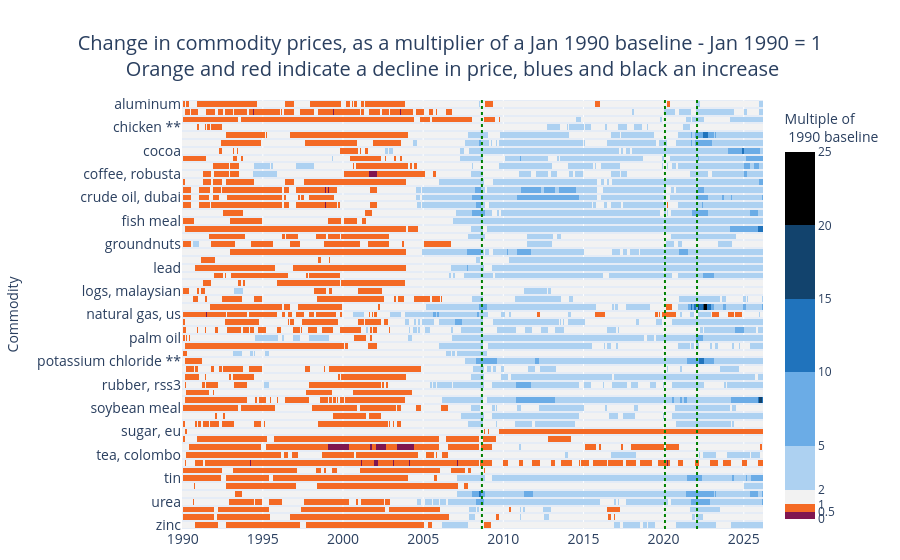

Notebook code cell kept with this figure:
### Code cell
# Visualising commodity price movement as a multiple of 1990 baseline

colorscale = [
    (0, "#801650")
    , (0.5 / max_multiplier, "#801650")
    , (0.5 / max_multiplier, "#F46A25")
    , (1 / max_multiplier, "#F46A25")
    , (1 / max_multiplier, "#F2F2F2")
    , (2 / max_multiplier, "#F2F2F2")
    , (2 / max_multiplier, "#ADD1F1")
    , (5 / max_multiplier, "#ADD1F1")
    , (5 / max_multiplier, "#6BACE6")
    , (10 / max_multiplier, "#6BACE6")
    , (10 / max_multiplier, "#2073BC")
    , (15 / max_multiplier, "#2073BC")
    , (15 / max_multiplier, "#12436D")
    , (20 / max_multiplier, "#12436D")
    , (20 / max_multiplier, "#000000")
    , (1.00, "#000000")
]

fig = go.Figure(
    go.Heatmap(
        z = change_df.values
        , x = change_df.columns   
        , y = change_df.index    
        , colorscale = colorscale
        , zmin = 0
        , zmax = max_multiplier
        , ygap = 2 
        , xgap = 0 
        , colorbar = dict(tickvals = [0, 0.5, 1,  2, 5, 10, 15, 20, 25], title = "Multiple of <br> 1990 baseline")))

fig.update_layout(height = 1250
                  , xaxis = dict(side = "bottom", tickfont = dict(size = 14))
                  , yaxis = dict(title = "Commodity", autorange = "reversed", tickfont = dict(size = 14))
                  , margin = dict(t = 100, b = 25)
                  , title = dict(text = "Change in commodity prices, as a multiplier of a Jan 1990 baseline - Jan 1990 = 1<br> Orange and red indicate a decline in price, blues and black an increase", x = 0.5, font = dict(size = 20)))
fig.add_vline(x = "2008-09-01", line_dash="dot", line_color="green")
fig.add_vline(x = "2020-02-01", line_dash="dot", line_color="green")
fig.add_vline(x = "2022-02-01", line_dash="dot", line_color="green")
fig.show()

### Figure 1 — Plotly figure (JSON) as saved in the notebook; plotly's stock layout.template omitted (floating-point values rounded to 4 significant figures; data arrays with more than 128 entries replaced by an {"elided": "..."} marker saying what was removed)
{"data": [{"colorbar": {"tickvals": [0, 0.5, 1, 2, 5, 10, 15, 20, 25], "title": {"text": "Multiple of <br> 1990 baseline"}}, "colorscale": [[0, "#801650"], [0.02, "#801650"], [0.02, "#F46A25"], [0.04, "#F46A25"], [0.04, "#F2F2F2"], [0.08, "#F2F2F2"], [0.08, "#ADD1F1"], [0.2, "#ADD1F1"], [0.2, "#6BACE6"], [0.4, "#6BACE6"], [0.4, "#2073BC"], [0.6, "#2073BC"], [0.6, "#12436D"], [0.8, "#12436D"], [0.8, "#000000"], [1, "#000000"]], "type": "heatmap", "x": {"elided": "435 str values"}, "xgap": 0, "y": ["aluminum", "banana, us", "beef **", "chicken **", "coal, australian", "coal, south african **", "cocoa", "coconut oil", "coffee, arabica", "coffee, robusta", "copper", "crude oil, brent", "crude oil, dubai", "crude oil, wti", "dap", "fish meal", "gold", "groundnut oil **", "groundnuts", "iron ore, cfr spot", "lamb **", "lead", "liquefied natural gas, japan", "logs, cameroon", "logs, malaysian", "maize", "natural gas, europe", "natural gas, us", "nickel", "orange", "palm oil", "platinum", "plywood", "potassium chloride **", "rice, thai 5%", "rice, thai a.1", "rubber, rss3", "sawnwood, malaysian", "silver", "soybean meal", "soybean oil", "soybeans", "sugar, eu", "sugar, us", "sugar, world", "tea, colombo", "tea, kolkata", "tea, mombasa", "tin", "tobacco, us import u.v.", "tsp", "urea", "wheat, us hrw", "wheat, us srw", "zinc"], "ygap": 2, "z": {"elided": "55x435 float values"}, "zmax": 25, "zmin": 0}], "layout": {"autosize": true, "margin": {"b": 25, "t": 100}, "shapes": [{"line": {"color": "green", "dash": "dot"}, "type": "line", "x0": "2008-09-01", "x1": "2008-09-01", "xref": "x", "y0": 0, "y1": 1, "yref": "y domain"}, {"line": {"color": "green", "dash": "dot"}, "type": "line", "x0": "2020-02-01", "x1": "2020-02-01", "xref": "x", "y0": 0, "y1": 1, "yref": "y domain"}, {"line": {"color": "green", "dash": "dot"}, "type": "line", "x0": "2022-02-01", "x1": "2022-02-01", "xref": "x", "y0": 0, "y1": 1, "yref": "y domain"}], "title": {"font": {"size": 20}, "text": "Change in commodity prices, as a multiplier of a Jan 1990 baseline - Jan 1990 = 1<br> Orange and red indicate a decline in price, blues and black an increase", "x": 0.5}, "xaxis": {"autorange": true, "range": ["1989-12-16 12:00", "2026-03-15"], "side": "bottom", "tickfont": {"size": 14}, "type": "date"}, "yaxis": {"autorange": true, "range": [54.5, -0.5], "tickfont": {"size": 14}, "title": {"text": "Commodity"}, "type": "category"}}}
